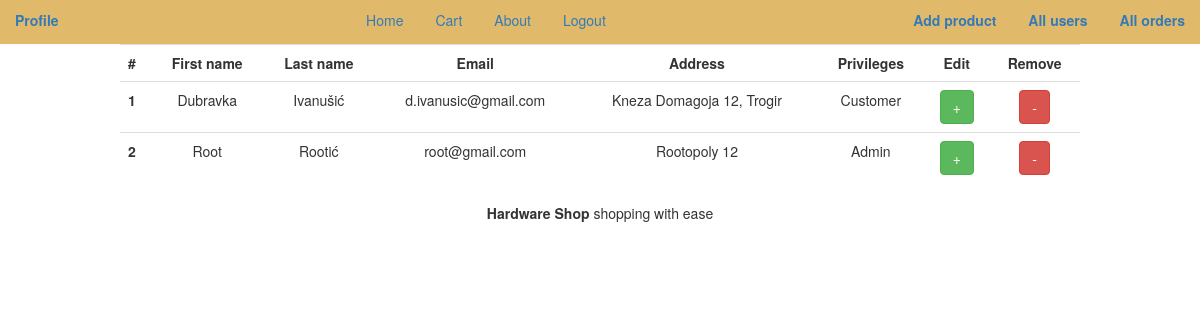
/allUsers (signed in), run on the app's committed database.
### tables this page shows
CREATE TABLE `users` (
  `id` int(11) NOT NULL,
  `password` varchar(255) NOT NULL,
  `isAdmin` tinyint(1) NOT NULL,
  `firstName` varchar(255) NOT NULL,
  `lastName` varchar(255) NOT NULL,
  `email` varchar(255) NOT NULL,
  `address` varchar(255) NOT NULL,
  `phone` varchar(255) NOT NULL
);

### app/Response.php (called while the page is built, shortened)
<?php
class Response
{
    public function setBody($body, $vars = []) : ?Response
    {
        try {
            extract($vars, EXTR_SKIP);
            include $body;
        } catch (Exception $exception) {
            ob_end_clean();
            echo $exception->getMessage();
        }
        return $this;
    }
}

### app/controllers/UserController.php (called while the page is built, shortened)
<?php
class UserController
{
    public function renderAllUsers($response)
    {
        $users = Utils::getDb()->query("SELECT * FROM users")->fetchAll(PDO::FETCH_CLASS);
        return $response->setBody('app/views/UserList.php', [
            'users' => $users
        ]);
    }
}

### index.php (called while the page is built, shortened)
<?php
$app = new App(new Container([
            'router' => function() {
                return new Router;
            },
            'response' => function() {
                return new Response;
            }
        ]));
$app->get('/', [HomeController::class, 'index']);
$app->get('/home', [HomeController::class, 'index']);
$app->get('/about', [HomeController::class, 'renderAbout']);
$app->get('/register', [RegisterController::class, 'register']);
$app->post('/register/submit', [RegisterController::class, 'submit']);
$app->get('/login', [LoginController::class, 'login']);
$app->post('/login/submit', [LoginController::class, 'submit']);
$app->get('/logout', [LoginController::class, 'logout']);
$app->get('/cart', [CartController::class, 'render']);
$app->get('/cart/add', [CartController::class, 'add']);
$app->get('/cart/empty', [CartController::class, 'empty']);
$app->get('/cart/addQuantity', [CartController::class, 'addQuantity']);
$app->get('/cart/removeQuantity', [CartController::class, 'removeQuantity']);
$app->post('/cart/order', [CartController::class, 'processOrder']);
$app->get('/orderForm', [CartController::class, 'orderForm']);
$app->get('/allOrders', [OrderController::class, 'allOrders']);
$app->get('/orderHistory', [OrderController::class, 'showHistory']);
$app->post('/allOrders/updateUserStatus', [OrderController::class, 'updateUserStatus']);
$app->post('/allOrders/updateGuestStatus', [OrderController::class, 'updateGuestStatus']);
$app->get('/product', [ProductController::class, 'renderProduct']);
$app->get('/addProduct', [ProductController::class, 'add']);
$app->get('/editProduct', [ProductController::class, 'edit']);
$app->get('/removeProduct', [ProductController::class, 'remove']);
$app->post('/addProduct/submit', [ProductController::class, 'submit']);
$app->get('/allUsers', [UserController::class, 'renderAllUsers']);
$app->get('/editUser', [UserController::class, 'editUser']);
$app->post('/editUser/submit', [UserController::class, 'submit']);
$app->get('/removeUser', [UserController::class, 'removeUser']);
$app->get('/profile', [UserController::class, 'renderProfile']);
$app->post('/editUser/updatePassword', [UserController::class, 'updatePassword']);
$app->post('/editUser/updateInfo', [UserController::class, 'updateInfo']);
$app->run();

### app/Utils.php (called while the page is built, shortened)
<?php
class Utils
{
    protected static PDO $db;
    public static function getDb(): PDO
    {
        return self::$db;
    }
    public static function setDb(PDO $db): void
    {
        self::$db = $db;
    }
}

### app/views/UserList.php (the view)
<?php
include "Header.php";
$count=1;
?>
<div style="margin: 0 10% 0 10%">
    <table class="table" style="margin-left: auto; margin-right: auto;">
        <tr>
            <th>#</th>
            <th style="text-align: center">First name</th>
            <th style="text-align: center">Last name</th>
            <th style="text-align: center">Email</th>
            <th style="text-align: center">Address</th>
            <th style="text-align: center">Privileges</th>
            <th style="text-align: center">Edit</th>
            <th style="text-align: center">Remove</th>
        </tr>
        <?php foreach ($vars['users'] as $user): ?>
            <tr>
                <th><?= $count++ ?></th>
                <td>
                    <?= $user->firstName == '' ? '<b>unset</b>' : $user->firstName ?>
                </td>
                <td>
                    <?= $user->lastName == '' ? '<b>unset</b>' : $user->lastName ?>
                </td>
                <td>
                    <?= $user->email ?>
                </td>
                <td>
                    <?= $user->address == '' ? '<b>unset</b>' : $user->address ?>
                </td>
                <td>
                    <?= $user->isAdmin ? "Admin" : "Customer" ?>
                </td>
                <td>
                    <a class="btn btn-success" href="editUser?id=<?= $user->id ?>">+</a>
                </td>
                <td>
                    <a class="btn btn-danger" href="removeUser?id=<?= $user->id ?>">-</a>
                </td>
            </tr>
        <?php endforeach; ?>
    </table>
</div>
<?php
include "Footer.php";
?>

### app/views/css/style.css (style rules this page uses)
body { text-align: center; }

### data on the page
users: firstName "Dubravka", lastName "Ivanušić", email "d.ivanusic@gmail.com", address "Kneza Domagoja 12, Trogir", isAdmin "Customer"
users: firstName "Root", lastName "Rootić", email "root@gmail.com", address "Rootopoly 12", isAdmin "Admin"
